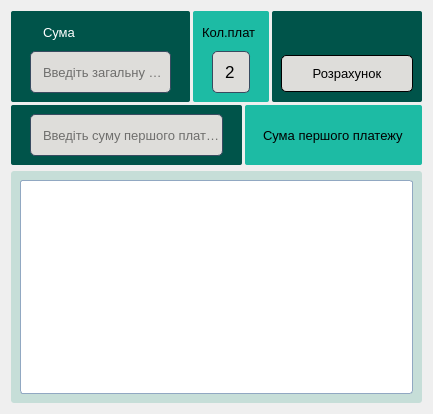
               <widget class="QWidget" name="scrollAreaWidgetContents_11">
                <property name="geometry">
                 <rect>
                  <x>0</x>
                  <y>0</y>
                  <width>433</width>
                  <height>414</height>
                 </rect>
                </property>
                <layout class="QVBoxLayout" name="verticalLayout_23">
                 <item>
                  <widget class="QFrame" name="frame_5">
                   <property name="styleSheet">
                    <string notr="true">border: none;</string>
                   </property>
                   <layout class="QVBoxLayout" name="verticalLayout_140">
                    <property name="spacing">
                     <number>3</number>
                    </property>
                    <property name="leftMargin">
                     <number>0</number>
                    </property>
                    <property name="topMargin">
                     <number>0</number>
                    </property>
                    <property name="rightMargin">
                     <number>0</number>
                    </property>
                    <property name="bottomMargin">
                     <number>0</number>
                    </property>
                    <item>
                     <layout class="QHBoxLayout" name="horizontalLayout_39">
                      <property name="spacing">
                       <number>3</number>
                      </property>
                      <item>
                       <widget class="QWidget" name="widget_88" native="true">
                        <property name="styleSheet">
                         <string notr="true">color: rgb(255, 255, 255);
background-color: rgb(0, 84, 74);
border-radius: 2px;
border: none;</string>
                        </property>
                        <layout class="QVBoxLayout" name="verticalLayout_141">
                         <item>
                          <widget class="QLabel" name="label_45">
                           <property name="font">
                            <font>
                             <pointsize>10</pointsize>
                             <weight>50</weight>
                             <italic>false</italic>
                             <bold>false</bold>
                            </font>
                           </property>
                           <property name="styleSheet">
                            <string notr="true">padding: 5px 0px 5px 20px;</string>
                           </property>
                           <property name="text">
                            <string>Сума</string>
                           </property>
                          </widget>
                         </item>
                         <item>
                          <widget class="QLineEdit" name="lineEdit_19">
                           <property name="font">
                            <font>
                             <pointsize>10</pointsize>
                             <weight>50</weight>
                             <italic>false</italic>
                             <bold>false</bold>
                            </font>
                           </property>
                           <property name="styleSheet">
                            <string notr="true">QLineEdit {
border-radius: 5px;
color: rgb(0, 0, 0);
border: 1px solid rgb(56, 75, 96);
padding-left: 10px;
margin:0px 10px 0 10px;
height: 40px;
background-color: rgb(222, 221, 218);
}

QLineEdit:hover, QLineEdit:focus {
    border: 2px solid rgb(10, 114, 99);
}</string>
                           </property>
                           <property name="placeholderText">
                            <string>Введіть загальну суму</string>
                           </property>
                          </widget>
                         </item>
                        </layout>
                       </widget>
                      </item>
                      <item>
                       <widget class="QWidget" name="widget_89" native="true">
                        <property name="styleSheet">
                         <string notr="true">background-color: rgb(29, 187, 164);
border: none;
border-radius: 2px;

</string>
                        </property>
                        <layout class="QVBoxLayout" name="verticalLayout_142">
                         <item>
                          <widget class="QLabel" name="label_46">
                           <property name="font">
                            <font>
                             <pointsize>10</pointsize>
                             <weight>50</weight>
                             <italic>false</italic>
                             <bold>false</bold>
                            </font>
                           </property>
                           <property name="text">
                            <string>Кол.плат </string>
                           </property>
                          </widget>
                         </item>
                         <item>
                          <widget class="QSpinBox" name="spinBox_9">
                           <property name="maximumSize">
                            <size>
                             <width>70</width>
                             <height>16777215</height>
                            </size>
                           </property>
                           <property name="font">
                            <font>
                             <pointsize>13</pointsize>
                             <weight>50</weight>
                             <italic>false</italic>
                             <bold>false</bold>
                            </font>
                           </property>
                           <property name="layoutDirection">
                            <enum>Qt::LeftToRight</enum>
                           </property>
                           <property name="styleSheet">
                            <string notr="true">QSpinBox{
border-radius: 5px;
border: 1px solid rgb(56, 75, 96);
padding-left: 10px;
margin:0px 10px 0 10px;
height: 40px;
background-color: rgb(222, 221, 218);
font: 13pt;
}


QSpinBox:hover, QSpinBox:focus {
    border: 2px solid rgb(85, 107, 131);
}</string>
                           </property>
                           <property name="buttonSymbols">
                            <enum>QAbstractSpinBox::NoButtons</enum>
                           </property>
                           <property name="correctionMode">
                            <enum>QAbstractSpinBox::CorrectToNearestValue</enum>
                           </property>
                           <property name="minimum">
                            <number>2</number>
                           </property>
                           <property name="maximum">
                            <number>16</number>
                           </property>
                          </widget>
                         </item>
                        </layout>
                       </widget>
                      </item>
                      <item>
                       <widget class="QWidget" name="widget_90" native="true">
                        <property name="styleSheet">
                         <string notr="true">border:none;
background-color: rgb(0, 84, 74);
border-radius: 2px;</string>
                        </property>
                        <layout class="QVBoxLayout" name="verticalLayout_143">
                         <item>
                          <widget class="QPushButton" name="pushButton_24">
                           <property name="font">
                            <font>
                             <pointsize>10</pointsize>
                             <weight>50</weight>
                             <italic>false</italic>
                             <bold>false</bold>
                            </font>
                           </property>
                           <property name="cursor">
                            <cursorShape>PointingHandCursor</cursorShape>
                           </property>
                           <property name="styleSheet">
                            <string notr="true">QPushButton {
background-color: rgb(222, 221, 218);
padding: 10px;
border: 1px solid #000;
border-radius: 5px;
width: 110px;
margin: 35px 0 0 0;
}

QPushButton:hover, QPushButton:pressed {
	border: 2px solid rgb(10, 114, 99);
}
</string>
                           </property>
                           <property name="text">
                            <string>Розрахунок</string>
                           </property>
                          </widget>
                         </item>
                        </layout>
                       </widget>
                      </item>
                     </layout>
                    </item>
                    <item>
                     <layout class="QHBoxLayout" name="horizontalLayout_40">
                      <property name="spacing">
                       <number>3</number>
                      </property>
                      <item>
                       <widget class="QWidget" name="widget_91" native="true">
                        <property name="styleSheet">
                         <string notr="true">color: rgb(255, 255, 255);
background-color: rgb(0, 84, 74);
border-radius: 2px;
border: none;</string>
                        </property>
                        <layout class="QVBoxLayout" name="verticalLayout_144">
                         <item>
                          <widget class="QLineEdit" name="lineEdit_20">
                           <property name="font">
                            <font>
                             <pointsize>10</pointsize>
                             <weight>50</weight>
                             <italic>false</italic>
                             <bold>false</bold>
                            </font>
                           </property>
                           <property name="styleSheet">
                            <string notr="true">QLineEdit {
border-radius: 5px;
color: rgb(0, 0, 0);
border: 1px solid rgb(56, 75, 96);
padding-left: 10px;
margin:0px 10px 0 10px;
height: 40px;
background-color: rgb(222, 221, 218);
}

QLineEdit:hover, QLineEdit:focus {
    border: 2px solid rgb(10, 114, 99);
}</string>
                           </property>
                           <property name="placeholderText">
                            <string>Введіть суму першого платежу</string>
                           </property>
                          </widget>
                         </item>
                        </layout>
                       </widget>
                      </item>
                      <item>
                       <widget class="QLabel" name="label_47">
                        <property name="font">
                         <font>
                          <pointsize>10</pointsize>
                          <weight>50</weight>
                          <italic>false</italic>
                          <bold>false</bold>
                         </font>
                        </property>
                        <property name="styleSheet">
                         <string notr="true">padding: 5px 15px 5px 15px;
background-color: rgb(29, 187, 164);
border: none;
border-radius: 2px;

</string>
                        </property>
                        <property name="text">
                         <string>Сума першого платежу</string>
                        </property>
                       </widget>
                      </item>
                     </layout>
                    </item>
                   </layout>
                  </widget>
                 </item>
                 <item>
                  <widget class="QWidget" name="widget_14" native="true">
                   <property name="styleSheet">
                    <string notr="true">background-color: rgba(145, 199, 187, 111);
border: none;
border-radius: 3px;</string>
                   </property>
                   <layout class="QVBoxLayout" name="verticalLayout_24">
                    <item>
                     <widget class="QTextBrowser" name="textBrowser_5">
                      <property name="styleSheet">
                       <string notr="true">background-color: rgb(255, 255, 255);
border: 1px solid rgb(145, 168, 194);
border-radius: 3px;</string>
                      </property>
                      <property name="html">
                       <string>&lt;!DOCTYPE HTML PUBLIC &quot;-//W3C//DTD HTML 4.0//EN&quot; &quot;http://www.w3.org/TR/REC-html40/strict.dtd&quot;&gt;
&lt;html&gt;&lt;head&gt;&lt;meta name=&quot;qrichtext&quot; content=&quot;1&quot; /&gt;&lt;style type=&quot;text/css&quot;&gt;
p, li { white-space: pre-wrap; }
&lt;/style&gt;&lt;/head&gt;&lt;body style=&quot; font-family:'MS Shell Dlg 2'; font-size:8.25pt; font-weight:400; font-style:normal;&quot;&gt;
&lt;p style=&quot;-qt-paragraph-type:empty; margin-top:0px; margin-bottom:0px; margin-left:0px; margin-right:0px; -qt-block-indent:0; text-indent:0px;&quot;&gt;&lt;br /&gt;&lt;/p&gt;&lt;/body&gt;&lt;/html&gt;</string>
                      </property>
                     </widget>
                    </item>
                   </layout>
                  </widget>
                 </item>
                </layout>
               </widget>
